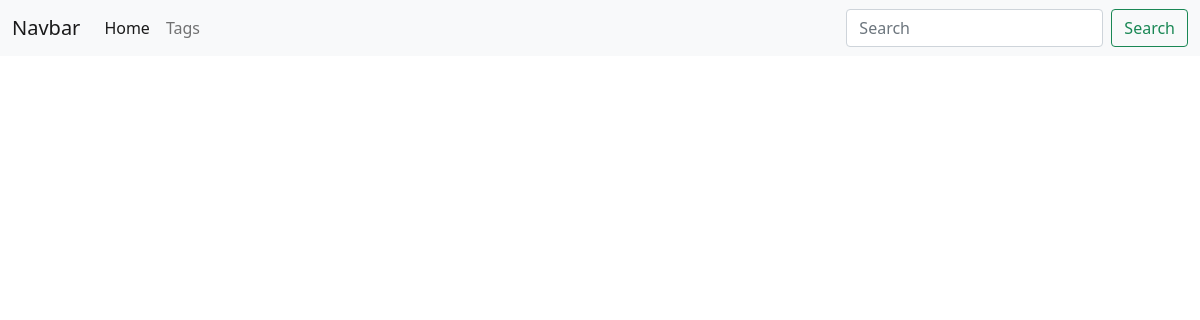
Before: /companys/ with the older database file.
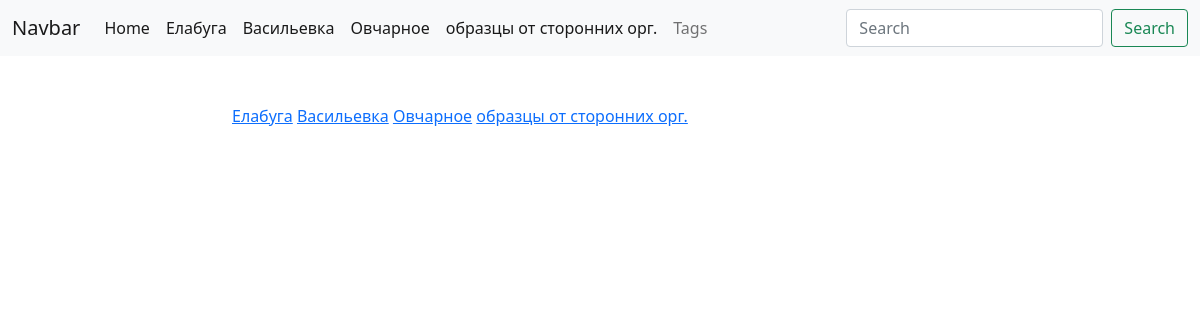
After: the same page with the newer database file.
### main/models.py (models this page shows, shortened)
class Company(models.Model):
    name = models.CharField(max_length=50, unique=True)
    slug = models.SlugField(unique=True)
    def get_absolute_url(self):
        return reverse('company_detail_url', kwargs={'slug': self.slug})

### main/views.py (the view)
# urls.py: path('companys/', companys_list, name='companys_list_url'),
def companys_list(request):
    companys = Company.objects.all()
    context = {
        'companys':companys,
    }
    return render(request, 'main/companys_list.html', context)

### main/templates/main/companys_list.html
{% extends 'main/base_main.html' %}
{% block navbar %}
    {% for company in companys %}
        <li class="nav-item">
            <a class="nav-link active" aria-current="page" href="{{ company.get_absolute_url }}">{{ company.name }}</a>
        </li>
    {% endfor %}
{% endblock navbar %}
{% block content %}
   {% for company in companys %}
       <a href="{{ company.get_absolute_url }}">{{ company.name }}</a>
   {% endfor %}
{% endblock content %}

Changed rows visible on the page:
now on this page (row unchanged): Company: name "Елабуга"
now on this page (row edited): Company: name "Васильевка"
now on this page (row unchanged): Company: name "Овчарное"
added Company: name "образцы от сторонних орг."
